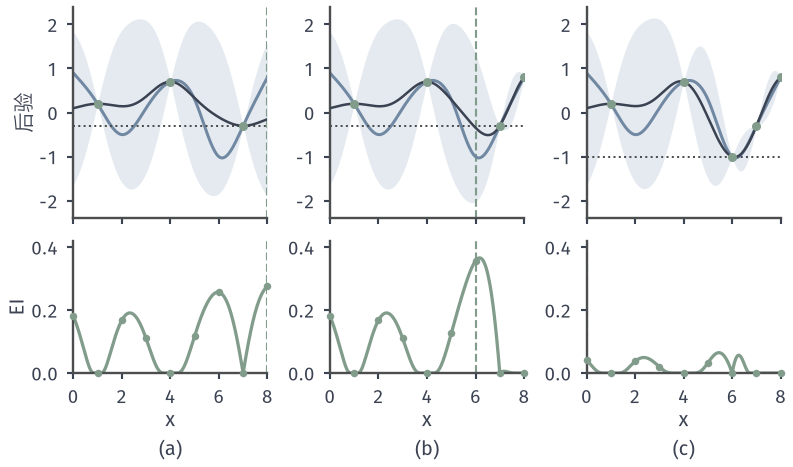

Recreate this plot in Python.
from pathlib import Path
import sys
ROOT = next(p for p in Path(__file__).resolve().parents if (p/'build.sh').is_file() and (p/'tex/book.tex').is_file())
sys.path.insert(0, str(ROOT/'figures/05-optimization/05-stochastic-optimization/matplotlib/bo-common'))
from bo_common import *
# 整数候选上连续三轮 EI 选点。
xo=list(RUN_X[:3]);fig,axs=figure(width_mm=112,height_mm=66,nrows=2,ncols=3,sharex=True,gridspec_kw=dict(height_ratios=[1.6,1]))
info=[]
for r in range(3):
    X=np.array(xo);Y=f(X);b0=Y.min();m,s2=posterior(X,Y,XG);s=np.sqrt(s2);mc,s2c=posterior(X,Y,C);Ec=ei(b0,mc,np.sqrt(s2c));nx=C[Ec.argmax()]
    a=axs[0,r];band(a,XG,m,s);a.plot(XG,m,color=INK,lw=1.0,zorder=3);a.plot(XG,f(XG),color=BLUE,lw=1.2,zorder=2);a.axhline(b0,color=STROKE,lw=.8,ls=':');obs(a,X,Y);a.axvline(nx,color=GREEN,lw=.85,ls='--',zorder=1)
    a.set_ylim(-2.4,2.4);axes_style(a,None,'后验' if r==0 else None)
    b=axs[1,r];b.plot(XG,ei(b0,m,s),color=GREEN,lw=1.3);b.scatter(C,Ec,s=9,color=GREEN,zorder=5,lw=0,clip_on=False);b.axvline(nx,color=GREEN,lw=.85,ls='--')
    b.set_xlim(0,8);b.set_xticks(range(0,9,2));b.set_ylim(0,.42);axes_style(b,'$x$','EI' if r==0 else None)
    panel_label(b,'(%s)'%'abc'[r],-.5)
    info.append(float(nx));xo.append(float(nx))
FACTS={'next_points':info}
save(fig, Path(__file__).resolve().parent, 'figure', FACTS)
